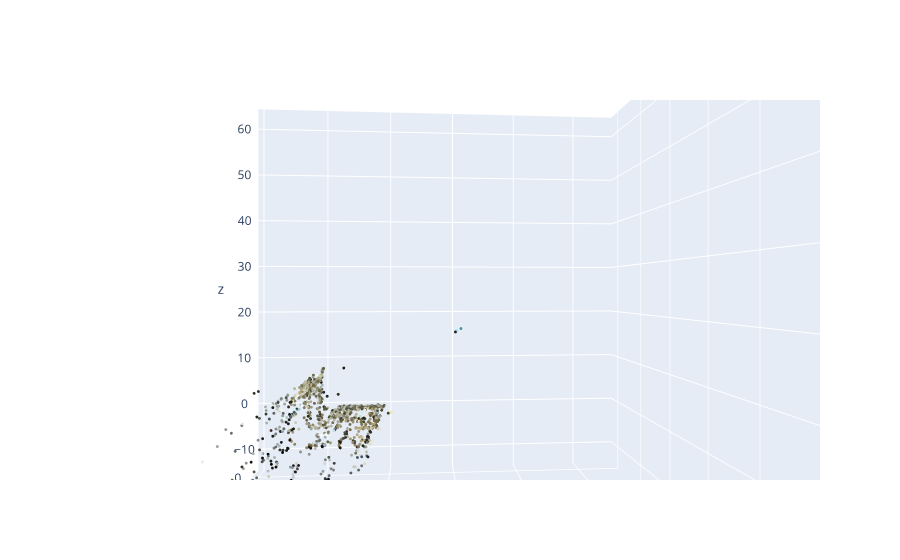

The notebook cell this image was saved under:
### Code cell
import plotly.graph_objects as go

x, y, z = points_est.T
fig = go.Figure(data=[go.Scatter3d(x=x, y=y, z=z, mode = 'markers', marker=dict(size=1, color=colors))])


camera = dict(
    eye=dict(x=0.8, y=-0.05, z=0.)
)


fig.update_layout(scene_camera=camera)
fig.show()

### Figure 1 — Plotly figure (JSON) as saved in the notebook; plotly's stock layout.template omitted (floating-point values rounded to 4 significant figures; data arrays with more than 128 entries replaced by an {"elided": "..."} marker saying what was removed)
{"data": [{"marker": {"color": {"elided": "1107x3 float values"}, "size": 1}, "mode": "markers", "type": "scatter3d", "x": {"elided": "1107 float values"}, "y": {"elided": "1107 float values"}, "z": {"elided": "1107 float values"}}], "layout": {"scene": {"camera": {"eye": {"x": 0.8, "y": -0.05, "z": 0}}}}}
